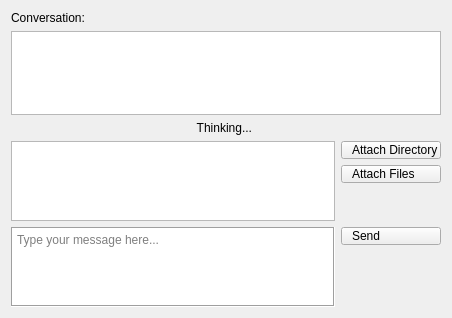
<?xml version="1.0" encoding="UTF-8"?>
<ui version="4.0">
 <class>conversationForm</class>
 <widget class="QWidget" name="conversationForm">
  <property name="geometry">
   <rect>
    <x>0</x>
    <y>0</y>
    <width>452</width>
    <height>318</height>
   </rect>
  </property>
  <property name="windowTitle">
   <string>Form</string>
  </property>
  <layout class="QVBoxLayout" name="verticalLayout_3" stretch="1,0,0,0">
   <item>
    <layout class="QVBoxLayout" name="conversationLayout">
     <item>
      <widget class="QLabel" name="conversationLabel">
       <property name="text">
        <string>Conversation:</string>
       </property>
      </widget>
     </item>
     <item>
      <widget class="QTextBrowser" name="conversationDisplay"/>
     </item>
    </layout>
   </item>
   <item>
    <widget class="QLabel" name="busyIndicator">
     <property name="visible">
      <bool>true</bool>
     </property>
     <property name="text">
      <string>&lt;html&gt;&lt;img src=&quot;assets/ai-spark.png&quot; width=&quot;16&quot; height=&quot;16&quot;&gt;&lt;span style=&quot;line-height:16px;&quot;&gt; Thinking... &lt;/span&gt;&lt;/html&gt;</string>
     </property>
     <property name="alignment">
      <set>Qt::AlignCenter</set>
     </property>
    </widget>
   </item>
   <item>
    <layout class="QHBoxLayout" name="fileLayout">
     <item>
      <widget class="QListWidget" name="attachedFilesList">
       <property name="sizePolicy">
        <sizepolicy hsizetype="Expanding" vsizetype="Fixed">
         <horstretch>0</horstretch>
         <verstretch>0</verstretch>
        </sizepolicy>
       </property>
       <property name="minimumSize">
        <size>
         <width>0</width>
         <height>40</height>
        </size>
       </property>
       <property name="maximumSize">
        <size>
         <width>16777215</width>
         <height>80</height>
        </size>
       </property>
       <property name="editTriggers">
        <set>QAbstractItemView::NoEditTriggers</set>
       </property>
       <property name="verticalScrollMode">
        <enum>QAbstractItemView::ScrollPerPixel</enum>
       </property>
       <property name="horizontalScrollMode">
        <enum>QAbstractItemView::ScrollPerPixel</enum>
       </property>
       <property name="flow">
        <enum>QListView::LeftToRight</enum>
       </property>
       <property name="isWrapping" stdset="0">
        <bool>true</bool>
       </property>
       <property name="resizeMode">
        <enum>QListView::Adjust</enum>
       </property>
      </widget>
     </item>
     <item>
      <layout class="QVBoxLayout" name="fileButtonsLayout">
       <item>
        <widget class="QPushButton" name="attachDirectoryButton">
         <property name="minimumSize">
          <size>
           <width>100</width>
           <height>18</height>
          </size>
         </property>
         <property name="styleSheet">
          <string notr="true">text-align: left; padding-left: 10px</string>
         </property>
         <property name="text">
          <string>Attach Directory</string>
         </property>
         <property name="iconSize">
          <size>
           <width>16</width>
           <height>16</height>
          </size>
         </property>
        </widget>
       </item>
       <item>
        <widget class="QPushButton" name="attachButton">
         <property name="minimumSize">
          <size>
           <width>100</width>
           <height>18</height>
          </size>
         </property>
         <property name="styleSheet">
          <string notr="true">text-align: left; padding-left: 10px</string>
         </property>
         <property name="text">
          <string>Attach Files</string>
         </property>
         <property name="iconSize">
          <size>
           <width>16</width>
           <height>16</height>
          </size>
         </property>
        </widget>
       </item>
       <item>
        <spacer name="verticalSpacer_3">
         <property name="orientation">
          <enum>Qt::Vertical</enum>
         </property>
         <property name="sizeHint" stdset="0">
          <size>
           <width>12</width>
           <height>0</height>
          </size>
         </property>
        </spacer>
       </item>
      </layout>
     </item>
    </layout>
   </item>
   <item>
    <layout class="QHBoxLayout" name="messageLayout">
     <item>
      <widget class="QTextEdit" name="userInput">
       <property name="sizePolicy">
        <sizepolicy hsizetype="Expanding" vsizetype="Fixed">
         <horstretch>0</horstretch>
         <verstretch>0</verstretch>
        </sizepolicy>
       </property>
       <property name="minimumSize">
        <size>
         <width>0</width>
         <height>40</height>
        </size>
       </property>
       <property name="maximumSize">
        <size>
         <width>16777215</width>
         <height>80</height>
        </size>
       </property>
       <property name="frameShape">
        <enum>QFrame::Box</enum>
       </property>
       <property name="placeholderText">
        <string>Type your message here...</string>
       </property>
      </widget>
     </item>
     <item>
      <layout class="QVBoxLayout" name="sendButtonLayout">
       <item>
        <widget class="QPushButton" name="sendButton">
         <property name="minimumSize">
          <size>
           <width>100</width>
           <height>18</height>
          </size>
         </property>
         <property name="styleSheet">
          <string notr="true">text-align: left; padding-left: 10px</string>
         </property>
         <property name="text">
          <string>Send</string>
         </property>
         <property name="iconSize">
          <size>
           <width>16</width>
           <height>16</height>
          </size>
         </property>
        </widget>
       </item>
       <item>
        <spacer name="verticalSpacer_4">
         <property name="orientation">
          <enum>Qt::Vertical</enum>
         </property>
         <property name="sizeHint" stdset="0">
          <size>
           <width>13</width>
           <height>0</height>
          </size>
         </property>
        </spacer>
       </item>
      </layout>
     </item>
    </layout>
   </item>
  </layout>
 </widget>
 <resources/>
 <connections/>
</ui>
